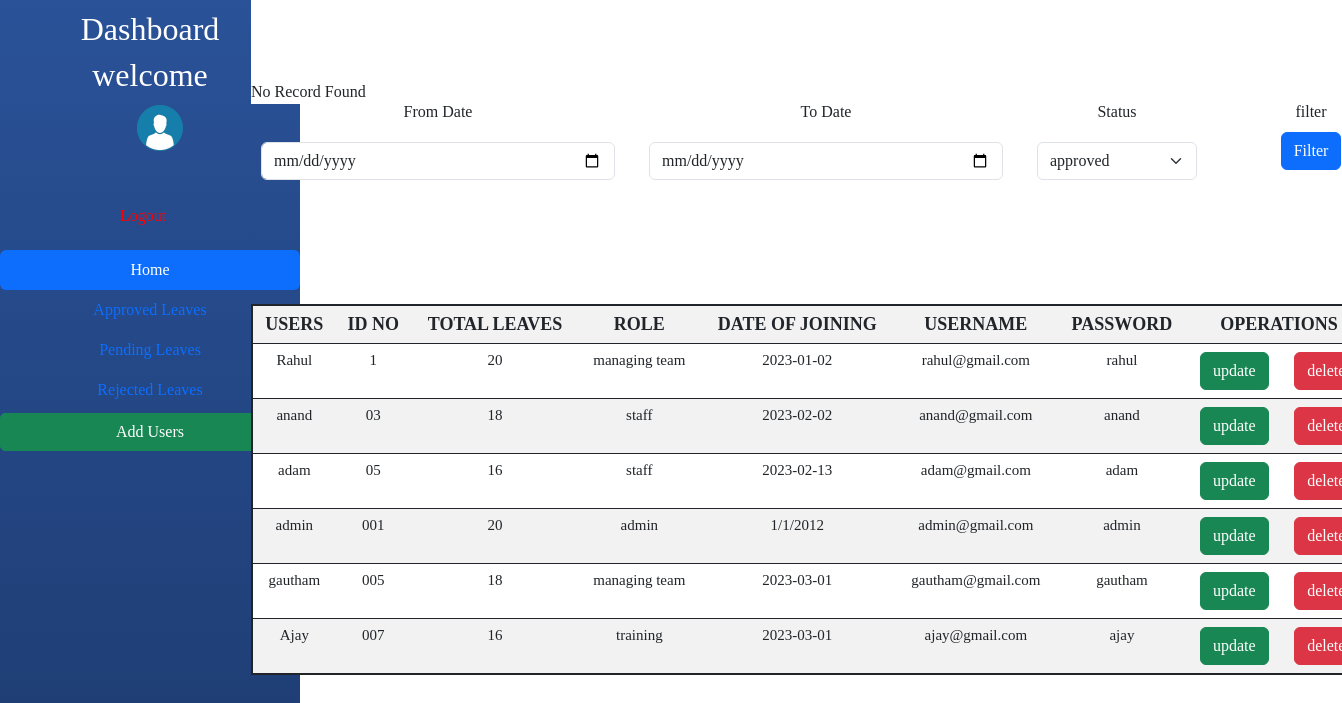
Page /adminhome.php on the committed database.
### tables this page shows
CREATE TABLE `add_users` (
  `sl_no` int NOT NULL,
  `name` varchar(20) DEFAULT NULL,
  `id_no` varchar(20) DEFAULT NULL,
  `total_leaves` varchar(20) DEFAULT NULL,
  `role` varchar(20) DEFAULT NULL,
  `date_of_joining` varchar(30) DEFAULT NULL,
  `username` varchar(20) DEFAULT NULL,
  `password` varchar(20) DEFAULT NULL
);

### approved_leave.php (the view, shortened to what this page needs)
<html>
 <head>
  <link href="https://cdn.jsdelivr.net/npm/bootstrap@5.3.0-alpha1/dist/css/bootstrap.min.css" rel="stylesheet">
 </head>
 <body>
 </body>
</html>

### admin-home.php (shortened to what this page needs)
<html>
 <head>
  <link href="https://cdn.jsdelivr.net/npm/bootstrap@5.3.0-alpha1/dist/css/bootstrap.min.css" rel="stylesheet">
 </head>
 <body>
  <div class="container">
   <div class="add-user">
    <button type="button" class="btn btn-success btn-add_user" data-bs-toggle="modal" data-bs-target="#staticBackdrop">Add Users</button>
   </div>
   <table class="table table-striped table1">
    <tr>
     <th>Users</th>
     <th>Id no</th>
     <th>Total Leaves</th>
     <th>Role</th>
     <th>Date of joining</th>
     <th>Username</th>
     <th>password</th>
     <th colspan="2">operations</th>
    </tr>
<?php
  $con=mysqli_connect("localhost","gokul","gokul","leave_management_system");
  $sel=mysqli_query($con,"select * from add_users");
  if(mysqli_num_rows($sel)>0)
  {
  while($r=mysqli_fetch_row($sel))
  {
?>
    <tr>
     <td><?php echo $r[1];?></td>
     <td><?php echo $r[2];?></td>
     <td><?php echo $r[3];?></td>
     <td><?php echo $r[4];?></td>
     <td><?php echo $r[5];?></td>
     <td><?php echo $r[6];?></td>
     <td><?php echo $r[7];?></td>
     <td><button class="btn btn-success btn1"><a href="update.php?updateid=<?php echo$r[0]?> ">update</a></button></td>
     <td><button class="btn btn-danger btn1" id="btn"><a href="delete.php?deleteid=<?php echo$r[0]?> ">delete</a></button></td>
    </tr>
<?php
  }
  }
?>
   </table>
  </div>
 </body>
</html>

### dashboard.css (style rules this page uses)
* { padding:0px; margin:0px; font-family: 'Arial, Helvetica, sans-serif'; }

### admin.css (style rules this page uses)
* { padding:unset; margin:unset; font-family: 'Arial, Helvetica, sans-serif'; }
.btn1 a { text-decoration: none; color:white; }
.btn a { text-decoration: none; color:white; }
.btn-add_user { width:300px; border-radius:5px; }
.add-user { position:fixed; left:0px; top:413px; }
.container { padding-left:0px; padding-right:0px; }
.table1 { position:relative; left:0px; text-align: center; border:2px solid; margin-top:200px; margin-bottom:20px; }
.table1 th { text-transform: uppercase; font-size:18px; }
.table1 td { font-size:15px; }

### date-admin.css (style rules this page uses)
* { font-family:Arial, Helvetica, sans-serif; }
.container { position:relative; }

### rows in the picture
add_users: name "Rahul", id_no "1", total_leaves "20", role "managing team", date_of_joining "2023-01-02", username "rahul@gmail.com", password "rahul"
add_users: name "anand", id_no "03", total_leaves "18", role "staff", date_of_joining "2023-02-02", username "anand@gmail.com", password "anand"
add_users: name "adam", id_no "05", total_leaves "16", role "staff", date_of_joining "2023-02-13", username "adam@gmail.com", password "adam"
add_users: name "admin", id_no "001", total_leaves "20", role "admin", date_of_joining "1/1/2012", username "admin@gmail.com", password "admin"
add_users: name "gautham", id_no "005", total_leaves "18", role "managing team", date_of_joining "2023-03-01", username "gautham@gmail.com", password "gautham"
add_users: name "Ajay", id_no "007", total_leaves "16", role "training", date_of_joining "2023-03-01", username "ajay@gmail.com", password "ajay"
